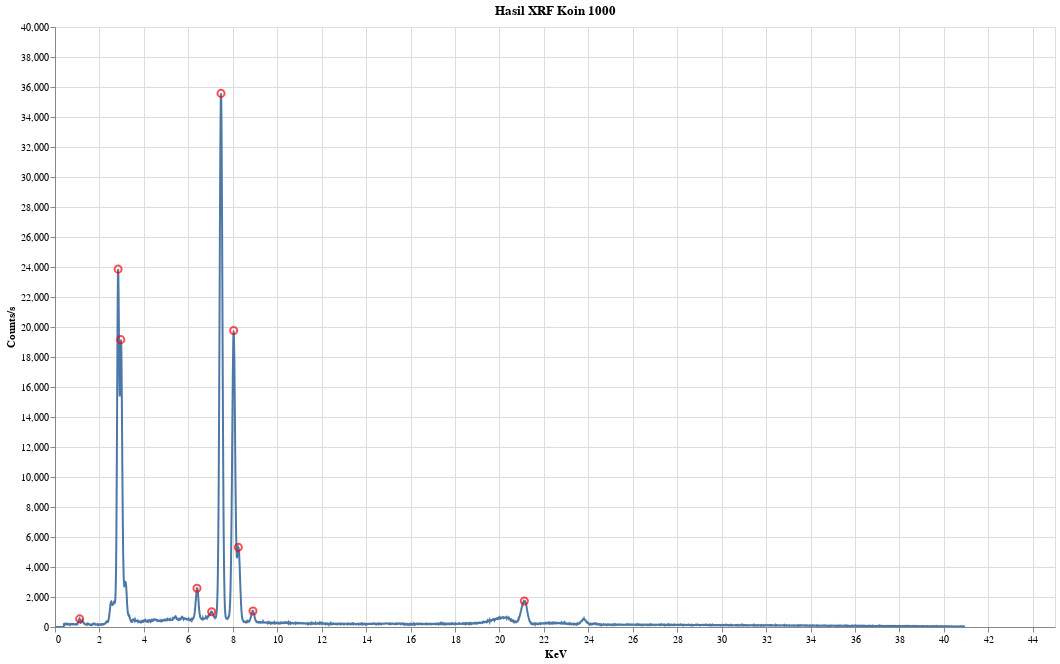

This figure's notebook cell:
### Code cell
df_datas["Koin 1000"][["Peak (KeV)","Peak (count/s)"]] = plot_data(df_datas["Koin 1000"], "Hasil XRF Koin 1000", width=1000, height=600, prominence=400)

### Figure 1 — Vega-Lite specification as saved in the notebook (floating-point values rounded to 4 significant figures; data arrays with more than 128 entries replaced by an {"elided": "..."} marker saying what was removed)
{"config": {"view": {"continuousWidth": 300, "continuousHeight": 300}}, "layer": [{"data": {"name": "data-b62fe0833b155246b647b77f6adf86d5"}, "mark": {"type": "line"}, "encoding": {"tooltip": [{"field": "x", "type": "quantitative"}, {"field": "y", "type": "quantitative"}], "x": {"field": "x", "title": "KeV", "type": "quantitative"}, "y": {"field": "y", "title": "Counts/s", "type": "quantitative"}}, "name": "view_3", "title": "Hasil XRF Koin 1000"}, {"data": {"name": "data-ad50b12aa9e39d47dd437ac98317451c"}, "mark": {"type": "point", "color": "red", "size": 50}, "encoding": {"tooltip": [{"field": "x", "type": "quantitative"}, {"field": "y", "type": "quantitative"}], "x": {"field": "x", "type": "quantitative"}, "y": {"field": "y", "type": "quantitative"}}}], "height": 600, "params": [{"name": "param_3", "select": {"type": "interval", "encodings": ["x", "y"]}, "bind": "scales", "views": ["view_3"]}], "width": 1000, "$schema": "https://vega.github.io/schema/vega-lite/v5.20.1.json", "datasets": {"data-b62fe0833b155246b647b77f6adf86d5": {"elided": "4096 records"}, "data-ad50b12aa9e39d47dd437ac98317451c": [{"x": 1.11, "y": 544.0}, {"x": 2.84, "y": 23860.0}, {"x": 2.96, "y": 19160.0}, {"x": 6.39, "y": 2581.0}, {"x": 7.05, "y": 1021.0}, {"x": 7.47, "y": 35580.0}, {"x": 8.04, "y": 19760.0}, {"x": 8.25, "y": 5309.0}, {"x": 8.91, "y": 1070.0}, {"x": 21.12, "y": 1737.0}]}}
